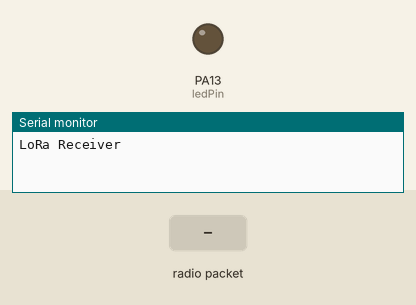
This sketch was run on a simulated STM32 Blue Pill. Shown: output pins drawn as LEDs (lit = HIGH), the last lines printed to the serial monitor. The inputs (shaded band) are chosen by the test bench. No radio packets arrive unless stated.

Above: at 1.2 s.
1.3 s: radio packet "1" arrives
2.8 s: radio packet "0" arrives
At 3.6 s:
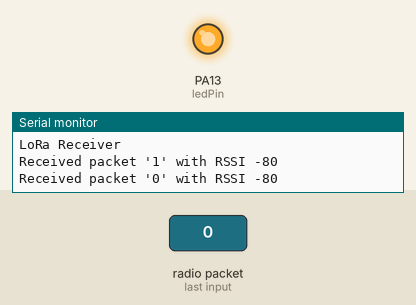
4.3 s: radio packet "2" arrives
At 4.8 s:
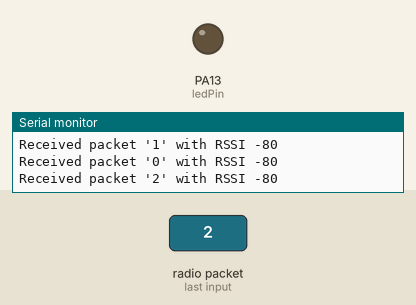
Timing chart, 0 to 7.3 s (numbered marks = the images above; inputs shaded):
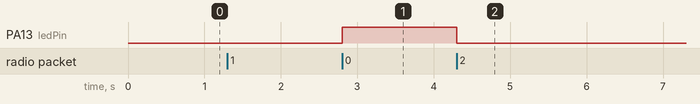

Measured:
- after the input at 2.8 s, PA13 (ledPin): LOW → HIGH at once
- after the input at 4.3 s, PA13 (ledPin): HIGH → LOW at once

The sketch:

LoRa_RX.ino
```cpp
/***************************************************
    [SPI]       ATm328p     STM32       ESP8266
    MOSI        D11         PA7         D7(GPIO13)
    MISO        D12         PA6         D6(GPIO12)
    SCK/CLK     D13         PA5         D5(GPIO14)
    NSS/CSN     D10         PA4         D8{GPIO15)
    NRESET      D9          PA3         D0(GPIO16)
    DIO0        D2          PB12        D1(GPIO5)
****************************************************/
#include <SPI.h>
#include <LoRa.h>

int counter = 0;
bool ledStatus = HIGH;

#define NANO        // NANO 보드인 경우 define
//#define BLUEPILL  // BLUEPILL 보드인 경우 define
//#define NODEMCU   // NODEMCU 보드인 경우 define

#ifdef NANO
#define csPin       10
#define resetPin    9
#define irqPin      2
#define ledPin      13
#endif

#ifdef BLUEPILL
#define csPin       PA4
#define resetPin    PA3
#define irqPin      PB12
#define ledPin      PC13
#endif

#ifdef NODEMCU
#define csPin       D8
#define resetPin    D0
#define irqPin      D1
#define ledPin      D4
#endif

void setup()
{
    Serial.begin(115200);
    while (!Serial);

    pinMode(ledPin, OUTPUT);

    LoRa.setPins(csPin, resetPin, irqPin); // CS, RST, IRQ Pin Set

    Serial.println("LoRa Receiver");

    if (!LoRa.begin(915E6))
    {
        Serial.println("Starting LoRa failed!");
        while (1);
    }
}

void loop()
{
    // try to parse packet
    int packetSize = LoRa.parsePacket();
    if (packetSize)
    {
        // received a packet
        Serial.print("Received packet '");

        // read packet
        while (LoRa.available())
        {
            Serial.print((char)LoRa.read());
        }

        // print RSSI of packet
        Serial.print("' with RSSI ");
        Serial.println(LoRa.packetRssi());

        ledStatus = !ledStatus;
        digitalWrite(ledPin, ledStatus);
    }
}
```
